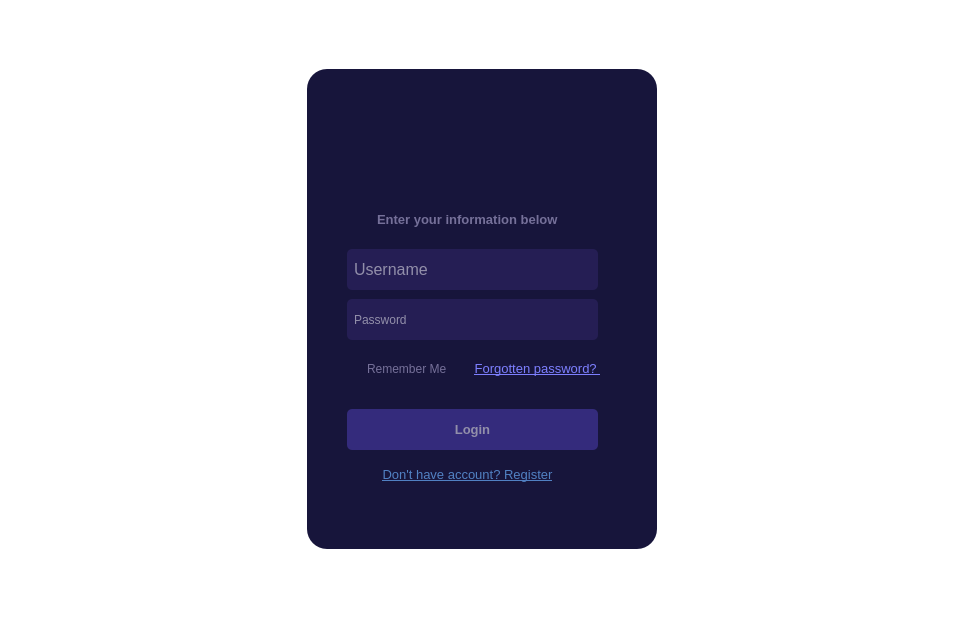
<?xml version="1.0" encoding="UTF-8"?>
<ui version="4.0">
 <class>login_gui</class>
 <widget class="QMainWindow" name="login_gui">
  <property name="geometry">
   <rect>
    <x>0</x>
    <y>0</y>
    <width>964</width>
    <height>618</height>
   </rect>
  </property>
  <property name="windowTitle">
   <string>MainWindow</string>
  </property>
  <property name="styleSheet">
   <string notr="true">*{
	border:none;
	background-color: transparent;
	padding:0;
	margin:0;
	color: rgb(255, 255, 255);
}
#login_container{
	border-image: url(:/png/icons/background.jpg) 0 0 0 0 stretch stretch;
	border-radius:10px;
}
#centralwidget{}

#widget{
	background-color: rgb(23, 21, 59);
	border-radius:20px;
}
QLineEdit:focus{
    border: 1px solid #006080;
}
QPushButton{
	background-color: rgb(52, 43, 124);
	padding:10px 5px;
	border-radius:5px;
}
QPushButton::pressed{
	background-color: rgb(65, 57, 156);
}
#to_register, #to_login, #back_to_login, #to_forget_pass, #close_btn{
	background-color: transparent;
	color: rgb(81, 129, 195);
	padding:0 5px;
}
#to_register::pressed{
	color: rgb(100, 101, 175);
}</string>
  </property>
  <widget class="QWidget" name="centralwidget">
   <layout class="QGridLayout" name="gridLayout_2">
    <item row="0" column="0">
     <widget class="QFrame" name="login_container">
      <property name="frameShape">
       <enum>QFrame::Shape::StyledPanel</enum>
      </property>
      <property name="frameShadow">
       <enum>QFrame::Shadow::Raised</enum>
      </property>
      <widget class="QWidget" name="widget" native="true">
       <property name="geometry">
        <rect>
         <x>298</x>
         <y>60</y>
         <width>350</width>
         <height>480</height>
        </rect>
       </property>
       <property name="minimumSize">
        <size>
         <width>350</width>
         <height>480</height>
        </size>
       </property>
       <property name="maximumSize">
        <size>
         <width>350</width>
         <height>480</height>
        </size>
       </property>
       <layout class="QVBoxLayout" name="verticalLayout_2">
        <item>
         <widget class="QStackedWidget" name="stackedWidget">
          <property name="currentIndex">
           <number>0</number>
          </property>
          <widget class="QWidget" name="login_page">
           <widget class="QPushButton" name="to_register">
            <property name="geometry">
             <rect>
              <x>70</x>
              <y>390</y>
              <width>181</width>
              <height>31</height>
             </rect>
            </property>
            <property name="font">
             <font>
              <pointsize>10</pointsize>
              <bold>false</bold>
              <underline>true</underline>
             </font>
            </property>
            <property name="styleSheet">
             <string notr="true"/>
            </property>
            <property name="text">
             <string>Don't have account? Register</string>
            </property>
           </widget>
           <widget class="QFrame" name="frame_2">
            <property name="geometry">
             <rect>
              <x>30</x>
              <y>160</y>
              <width>271</width>
              <height>131</height>
             </rect>
            </property>
            <property name="styleSheet">
             <string notr="true"/>
            </property>
            <property name="frameShape">
             <enum>QFrame::Shape::StyledPanel</enum>
            </property>
            <property name="frameShadow">
             <enum>QFrame::Shadow::Raised</enum>
            </property>
            <widget class="QLineEdit" name="user_lineEdit">
             <property name="geometry">
              <rect>
               <x>10</x>
               <y>20</y>
               <width>251</width>
               <height>41</height>
              </rect>
             </property>
             <property name="font">
              <font>
               <family>Segoe UI</family>
               <pointsize>12</pointsize>
               <italic>false</italic>
               <bold>false</bold>
              </font>
             </property>
             <property name="styleSheet">
              <string notr="true">background-color: rgb(37, 30, 84);
padding:5px 5px;
border-radius:5px;
font: 12pt &quot;Segoe UI&quot;;
selection-background-color: rgb(175, 169, 255); 
</string>
             </property>
             <property name="placeholderText">
              <string>Username</string>
             </property>
            </widget>
            <widget class="QLineEdit" name="pass_lineEdit">
             <property name="geometry">
              <rect>
               <x>10</x>
               <y>70</y>
               <width>251</width>
               <height>41</height>
              </rect>
             </property>
             <property name="styleSheet">
              <string notr="true">background-color: rgb(37, 30, 84);
padding:5px 5px;
border-radius:5px;
font: 12pt &quot;Segoe UI&quot;;
selection-background-color: rgb(175, 169, 255); 
</string>
             </property>
             <property name="echoMode">
              <enum>QLineEdit::EchoMode::Password</enum>
             </property>
             <property name="placeholderText">
              <string>Password</string>
             </property>
            </widget>
            <widget class="QPushButton" name="hide_pass_btn">
             <property name="geometry">
              <rect>
               <x>220</x>
               <y>80</y>
               <width>31</width>
               <height>21</height>
              </rect>
             </property>
             <property name="styleSheet">
              <string notr="true">background-color: transparent;;</string>
             </property>
             <property name="text">
              <string/>
             </property>
             <property name="icon">
              <iconset resource="../ico.qrc">
               <normaloff>:/png/icons/hide.png</normaloff>:/png/icons/hide.png</iconset>
             </property>
             <property name="iconSize">
              <size>
               <width>24</width>
               <height>24</height>
              </size>
             </property>
             <property name="checkable">
              <bool>true</bool>
             </property>
             <property name="checked">
              <bool>false</bool>
             </property>
             <property name="autoRepeat">
              <bool>false</bool>
             </property>
             <property name="autoExclusive">
              <bool>false</bool>
             </property>
             <property name="flat">
              <bool>false</bool>
             </property>
            </widget>
            <widget class="QPushButton" name="show_pass_btn">
             <property name="geometry">
              <rect>
               <x>220</x>
               <y>80</y>
               <width>31</width>
               <height>21</height>
              </rect>
             </property>
             <property name="styleSheet">
              <string notr="true">background-color: transparent;</string>
             </property>
             <property name="text">
              <string/>
             </property>
             <property name="icon">
              <iconset resource="../ico.qrc">
               <normaloff>:/png/icons/view.png</normaloff>:/png/icons/view.png</iconset>
             </property>
             <property name="iconSize">
              <size>
               <width>24</width>
               <height>24</height>
              </size>
             </property>
             <property name="checkable">
              <bool>true</bool>
             </property>
             <property name="checked">
              <bool>false</bool>
             </property>
             <property name="autoRepeat">
              <bool>false</bool>
             </property>
             <property name="autoExclusive">
              <bool>false</bool>
             </property>
             <property name="flat">
              <bool>false</bool>
             </property>
            </widget>
            <zorder>pass_lineEdit</zorder>
            <zorder>user_lineEdit</zorder>
            <zorder>show_pass_btn</zorder>
            <zorder>hide_pass_btn</zorder>
           </widget>
           <widget class="QCheckBox" name="remember_me">
            <property name="geometry">
             <rect>
              <x>40</x>
              <y>290</y>
              <width>111</width>
              <height>20</height>
             </rect>
            </property>
            <property name="styleSheet">
             <string notr="true">color: rgb(117, 112, 153);</string>
            </property>
            <property name="text">
             <string>Remember Me</string>
            </property>
           </widget>
           <widget class="QPushButton" name="to_forget_pass">
            <property name="geometry">
             <rect>
              <x>160</x>
              <y>284</y>
              <width>141</width>
              <height>31</height>
             </rect>
            </property>
            <property name="font">
             <font>
              <pointsize>10</pointsize>
              <underline>true</underline>
             </font>
            </property>
            <property name="styleSheet">
             <string notr="true">color: rgb(125, 127, 255);</string>
            </property>
            <property name="text">
             <string>Forgotten password? </string>
            </property>
           </widget>
           <widget class="QLabel" name="label_3">
            <property name="geometry">
             <rect>
              <x>70</x>
              <y>140</y>
              <width>191</width>
              <height>20</height>
             </rect>
            </property>
            <property name="font">
             <font>
              <pointsize>10</pointsize>
              <bold>true</bold>
             </font>
            </property>
            <property name="styleSheet">
             <string notr="true">color: rgb(117, 112, 153);</string>
            </property>
            <property name="text">
             <string>Enter your information below</string>
            </property>
           </widget>
           <widget class="QPushButton" name="login_btn">
            <property name="geometry">
             <rect>
              <x>40</x>
              <y>340</y>
              <width>251</width>
              <height>41</height>
             </rect>
            </property>
            <property name="font">
             <font>
              <pointsize>10</pointsize>
              <bold>true</bold>
             </font>
            </property>
            <property name="styleSheet">
             <string notr="true">color: rgb(146, 143, 170);</string>
            </property>
            <property name="text">
             <string>Login</string>
            </property>
           </widget>
           <widget class="QLabel" name="label_4">
            <property name="geometry">
             <rect>
              <x>120</x>
              <y>30</y>
              <width>101</width>
              <height>101</height>
             </rect>
            </property>
            <property name="text">
             <string/>
            </property>
            <property name="pixmap">
             <pixmap resource="../ico.qrc">:/png/icons/profile.png</pixmap>
            </property>
            <property name="scaledContents">
             <bool>true</bool>
            </property>
           </widget>
           <widget class="QPushButton" name="close_btn">
            <property name="geometry">
             <rect>
              <x>307</x>
              <y>5</y>
              <width>16</width>
              <height>16</height>
             </rect>
            </property>
            <property name="text">
             <string/>
            </property>
            <property name="icon">
             <iconset resource="../ico.qrc">
              <normaloff>:/png/icons/cancel.png</normaloff>:/png/icons/cancel.png</iconset>
            </property>
           </widget>
          </widget>
          <widget class="QWidget" name="register_page">
           <widget class="QPushButton" name="to_login">
            <property name="geometry">
             <rect>
              <x>70</x>
              <y>410</y>
              <width>181</width>
              <height>31</height>
             </rect>
            </property>
            <property name="font">
             <font>
              <pointsize>10</pointsize>
              <underline>true</underline>
             </font>
            </property>
            <property name="text">
             <string> Already registered? Login</string>
            </property>
           </widget>
           <widget class="QLabel" name="label_2">
            <property name="geometry">
             <rect>
              <x>70</x>
              <y>90</y>
              <width>191</width>
              <height>20</height>
             </rect>
            </property>
            <property name="font">
             <font>
              <pointsize>10</pointsize>
              <bold>true</bold>
             </font>
            </property>
            <property name="styleSheet">
             <string notr="true">color: rgb(117, 112, 153);</string>
            </property>
            <property name="text">
             <string>Enter your information below</string>
            </property>
           </widget>
           <widget class="QCheckBox" name="checkBox">
            <property name="geometry">
             <rect>
              <x>40</x>
              <y>324</y>
              <width>141</width>
              <height>20</height>
             </rect>
            </property>
            <property name="styleSheet">
             <string notr="true">color: rgb(117, 112, 153);</string>
            </property>
            <property name="text">
             <string>Agree with our terms</string>
            </property>
           </widget>
           <widget class="QFrame" name="frame">
            <property name="geometry">
             <rect>
              <x>30</x>
              <y>110</y>
              <width>271</width>
              <height>211</height>
             </rect>
            </property>
            <property name="frameShape">
             <enum>QFrame::Shape::StyledPanel</enum>
            </property>
            <property name="frameShadow">
             <enum>QFrame::Shadow::Raised</enum>
            </property>
            <widget class="QLineEdit" name="add_user_lineEdit">
             <property name="geometry">
              <rect>
               <x>10</x>
               <y>10</y>
               <width>251</width>
               <height>41</height>
              </rect>
             </property>
             <property name="font">
              <font>
               <family>Segoe UI</family>
               <pointsize>12</pointsize>
               <italic>false</italic>
               <bold>false</bold>
              </font>
             </property>
             <property name="styleSheet">
              <string notr="true">background-color: rgb(37, 30, 84);
padding:5px 5px;
border-radius:5px;
font: 12pt &quot;Segoe UI&quot;;
selection-background-color: rgb(175, 169, 255); </string>
             </property>
             <property name="placeholderText">
              <string>Username</string>
             </property>
            </widget>
            <widget class="QLineEdit" name="add_pass_lineEdit">
             <property name="geometry">
              <rect>
               <x>10</x>
               <y>60</y>
               <width>251</width>
               <height>41</height>
              </rect>
             </property>
             <property name="styleSheet">
              <string notr="true">background-color: rgb(37, 30, 84);
padding:5px 5px;
border-radius:5px;
font: 12pt &quot;Segoe UI&quot;;
selection-background-color: rgb(175, 169, 255); </string>
             </property>
             <property name="echoMode">
              <enum>QLineEdit::EchoMode::Password</enum>
             </property>
             <property name="placeholderText">
              <string>Password</string>
             </property>
            </widget>
            <widget class="QLineEdit" name="confirm_pass_lineEdit">
             <property name="geometry">
              <rect>
               <x>10</x>
               <y>110</y>
               <width>251</width>
               <height>41</height>
              </rect>
             </property>
             <property name="styleSheet">
              <string notr="true">background-color: rgb(37, 30, 84);
padding:5px 5px;
border-radius:5px;
font: 12pt &quot;Segoe UI&quot;;
selection-background-color: rgb(175, 169, 255); </string>
             </property>
             <property name="echoMode">
              <enum>QLineEdit::EchoMode::Password</enum>
             </property>
             <property name="placeholderText">
              <string>Confirm Password</string>
             </property>
            </widget>
            <widget class="QLineEdit" name="add_mail_lineEdit">
             <property name="geometry">
              <rect>
               <x>10</x>
               <y>160</y>
               <width>251</width>
               <height>41</height>
              </rect>
             </property>
             <property name="styleSheet">
              <string notr="true">background-color: rgb(37, 30, 84);
padding:5px 5px;
border-radius:5px;
font: 12pt &quot;Segoe UI&quot;;
selection-background-color: rgb(175, 169, 255); </string>
             </property>
             <property name="echoMode">
              <enum>QLineEdit::EchoMode::Normal</enum>
             </property>
             <property name="placeholderText">
              <string>XXXX@mail.com</string>
             </property>
            </widget>
           </widget>
           <widget class="QLabel" name="label">
            <property name="geometry">
             <rect>
              <x>140</x>
              <y>20</y>
              <width>61</width>
              <height>61</height>
             </rect>
            </property>
            <property name="text">
             <string/>
            </property>
            <property name="pixmap">
             <pixmap resource="../ico.qrc">:/png/icons/register.png</pixmap>
            </property>
            <property name="scaledContents">
             <bool>true</bool>
            </property>
           </widget>
           <widget class="QPushButton" name="register_btn">
            <property name="geometry">
             <rect>
              <x>40</x>
              <y>360</y>
              <width>251</width>
              <height>41</height>
             </rect>
            </property>
            <property name="font">
             <font>
              <pointsize>10</pointsize>
              <bold>true</bold>
             </font>
            </property>
            <property name="styleSheet">
             <string notr="true">color: rgb(146, 143, 170);</string>
            </property>
            <property name="text">
             <string>Register</string>
            </property>
           </widget>
          </widget>
          <widget class="QWidget" name="forget_page">
           <widget class="QFrame" name="frame_3">
            <property name="geometry">
             <rect>
              <x>30</x>
              <y>120</y>
              <width>271</width>
              <height>211</height>
             </rect>
            </property>
            <property name="frameShape">
             <enum>QFrame::Shape::StyledPanel</enum>
            </property>
            <property name="frameShadow">
             <enum>QFrame::Shadow::Raised</enum>
            </property>
            <widget class="QLineEdit" name="reset_user_lineEdit">
             <property name="geometry">
              <rect>
               <x>10</x>
               <y>10</y>
               <width>251</width>
               <height>41</height>
              </rect>
             </property>
             <property name="font">
              <font>
               <family>Segoe UI</family>
               <pointsize>12</pointsize>
               <italic>false</italic>
               <bold>false</bold>
              </font>
             </property>
             <property name="styleSheet">
              <string notr="true">background-color: rgb(37, 30, 84);
padding:5px 5px;
border-radius:5px;
font: 12pt &quot;Segoe UI&quot;;
selection-background-color: rgb(175, 169, 255); </string>
             </property>
             <property name="placeholderText">
              <string>Username</string>
             </property>
            </widget>
            <widget class="QLineEdit" name="reset_pass_lineEdit">
             <property name="geometry">
              <rect>
               <x>10</x>
               <y>110</y>
               <width>251</width>
               <height>41</height>
              </rect>
             </property>
             <property name="styleSheet">
              <string notr="true">background-color: rgb(37, 30, 84);
padding:5px 5px;
border-radius:5px;
font: 12pt &quot;Segoe UI&quot;;
selection-background-color: rgb(175, 169, 255); </string>
             </property>
             <property name="echoMode">
              <enum>QLineEdit::EchoMode::Password</enum>
             </property>
             <property name="placeholderText">
              <string>New Password</string>
             </property>
            </widget>
            <widget class="QLineEdit" name="comfirm_reset_pass">
             <property name="geometry">
              <rect>
               <x>10</x>
               <y>160</y>
               <width>251</width>
               <height>41</height>
              </rect>
             </property>
             <property name="styleSheet">
              <string notr="true">background-color: rgb(37, 30, 84);
padding:5px 5px;
border-radius:5px;
font: 12pt &quot;Segoe UI&quot;;
selection-background-color: rgb(175, 169, 255); </string>
             </property>
             <property name="echoMode">
              <enum>QLineEdit::EchoMode::Password</enum>
             </property>
             <property name="placeholderText">
              <string>Confirm New Password</string>
             </property>
            </widget>
            <widget class="QLineEdit" name="reset_mail_lineEdit">
             <property name="geometry">
              <rect>
               <x>10</x>
               <y>60</y>
               <width>251</width>
               <height>41</height>
              </rect>
             </property>
             <property name="styleSheet">
              <string notr="true">background-color: rgb(37, 30, 84);
padding:5px 5px;
border-radius:5px;
font: 12pt &quot;Segoe UI&quot;;
selection-background-color: rgb(175, 169, 255); </string>
             </property>
             <property name="echoMode">
              <enum>QLineEdit::EchoMode::Normal</enum>
             </property>
             <property name="placeholderText">
              <string>XXXX@mail.com</string>
             </property>
            </widget>
           </widget>
           <widget class="QPushButton" name="reset_pass_btn">
            <property name="geometry">
             <rect>
              <x>40</x>
              <y>360</y>
              <width>251</width>
              <height>41</height>
             </rect>
            </property>
            <property name="font">
             <font>
              <pointsize>10</pointsize>
              <bold>true</bold>
             </font>
            </property>
            <property name="styleSheet">
             <string notr="true">
color: rgb(24, 20, 57);
background-color: rgb(21, 158, 200);</string>
            </property>
            <property name="text">
             <string>Reset Password</string>
            </property>
           </widget>
           <widget class="QPushButton" name="back_to_login">
            <property name="geometry">
             <rect>
              <x>70</x>
              <y>410</y>
              <width>181</width>
              <height>21</height>
             </rect>
            </property>
            <property name="font">
             <font>
              <pointsize>10</pointsize>
              <underline>true</underline>
             </font>
            </property>
            <property name="text">
             <string> Back to Login</string>
            </property>
            <property name="icon">
             <iconset resource="../ico.qrc">
              <normaloff>:/png/icons/undo.png</normaloff>:/png/icons/undo.png</iconset>
            </property>
           </widget>
           <widget class="QLabel" name="label_6">
            <property name="geometry">
             <rect>
              <x>120</x>
              <y>20</y>
              <width>100</width>
              <height>100</height>
             </rect>
            </property>
            <property name="text">
             <string/>
            </property>
            <property name="pixmap">
             <pixmap resource="../ico.qrc">:/png/icons/password-manager.png</pixmap>
            </property>
            <property name="scaledContents">
             <bool>true</bool>
            </property>
           </widget>
           <widget class="QCheckBox" name="checkBox_3">
            <property name="geometry">
             <rect>
              <x>40</x>
              <y>330</y>
              <width>141</width>
              <height>20</height>
             </rect>
            </property>
            <property name="styleSheet">
             <string notr="true">color: rgb(117, 112, 153);</string>
            </property>
            <property name="text">
             <string>Agree with our terms</string>
            </property>
           </widget>
          </widget>
         </widget>
        </item>
       </layout>
      </widget>
     </widget>
    </item>
   </layout>
  </widget>
 </widget>
 <resources>
  <include location="../ico.qrc"/>
 </resources>
 <connections/>
</ui>
